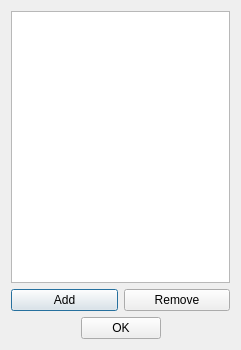
<?xml version="1.0" encoding="UTF-8"?>
<ui version="4.0">
 <class>ObjectHeaderEditDialog</class>
 <widget class="QDialog" name="ObjectHeaderEditDialog">
  <property name="geometry">
   <rect>
    <x>0</x>
    <y>0</y>
    <width>241</width>
    <height>350</height>
   </rect>
  </property>
  <property name="windowTitle">
   <string>Edit Object Headers</string>
  </property>
  <layout class="QVBoxLayout" name="verticalLayout_2">
   <item>
    <layout class="QVBoxLayout" name="verticalLayout">
     <item>
      <widget class="QListWidget" name="headerList"/>
     </item>
     <item>
      <layout class="QHBoxLayout" name="horizontalLayout">
       <item>
        <widget class="QPushButton" name="headerAddButton">
         <property name="text">
          <string>Add</string>
         </property>
        </widget>
       </item>
       <item>
        <widget class="QPushButton" name="headerRemoveButton">
         <property name="text">
          <string>Remove</string>
         </property>
        </widget>
       </item>
      </layout>
     </item>
    </layout>
   </item>
   <item>
    <layout class="QHBoxLayout" name="horizontalLayout_2">
     <item>
      <spacer name="horizontalSpacer">
       <property name="orientation">
        <enum>Qt::Horizontal</enum>
       </property>
       <property name="sizeHint" stdset="0">
        <size>
         <width>40</width>
         <height>20</height>
        </size>
       </property>
      </spacer>
     </item>
     <item>
      <widget class="QPushButton" name="okButton">
       <property name="text">
        <string>OK</string>
       </property>
      </widget>
     </item>
     <item>
      <spacer name="horizontalSpacer_2">
       <property name="orientation">
        <enum>Qt::Horizontal</enum>
       </property>
       <property name="sizeHint" stdset="0">
        <size>
         <width>40</width>
         <height>20</height>
        </size>
       </property>
      </spacer>
     </item>
    </layout>
   </item>
  </layout>
 </widget>
 <resources/>
 <connections/>
</ui>
